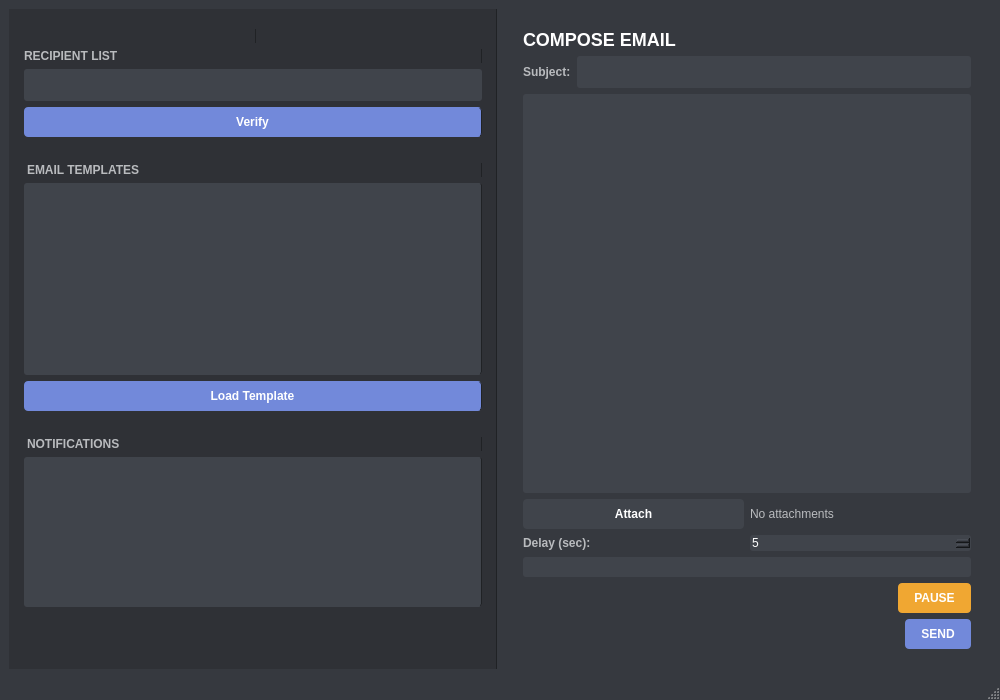
<?xml version="1.0" encoding="UTF-8"?>
<ui version="4.0">
  <class>MainWindow</class>
  <widget class="QMainWindow" name="MainWindow">
    <property name="geometry">
      <rect>
        <x>0</x>
        <y>0</y>
        <width>1000</width>
        <height>700</height>
      </rect>
    </property>
    <property name="windowTitle">
      <string>InboxIN</string>
    </property>
    <property name="styleSheet">
      <string>
        QMainWindow {
          background-color: #36393f;
          font-family: 'Segoe UI', Arial;
        }
        QPushButton {
          border-radius: 4px;
          padding: 8px;
          font-weight: bold;
        }
      </string>
    </property>
    <widget class="QWidget" name="centralwidget">
      <layout class="QHBoxLayout" name="horizontalLayout">
        <!-- Left Panel -->
        <item>
          <widget class="QWidget" name="leftPanel">
            <property name="minimumWidth">
              <number>300</number>
            </property>
            <property name="styleSheet">
              <string>
                background-color: #2f3136;
                border-right: 1px solid #202225;
              </string>
            </property>
            <layout class="QVBoxLayout" name="verticalLayout">
              <property name="leftMargin">
                <number>15</number>
              </property>
              <property name="topMargin">
                <number>20</number>
              </property>
              <property name="rightMargin">
                <number>15</number>
              </property>
              <property name="bottomMargin">
                <number>20</number>
              </property>

              <!-- Logo -->
              <item alignment="Qt::AlignHCenter">
                <widget class="QLabel" name="Logo"/>
              </item>

              <!-- Recipient Section -->
              <item>
                <widget class="QLabel" name="filetxt">
                  <property name="styleSheet">
                    <string>
                      color: #b9bbbe;
                      font-size: 12px;
                      font-weight: bold;
                    </string>
                  </property>
                  <property name="text">
                    <string>RECIPIENT LIST</string>
                  </property>
                </widget>
              </item>
              <item>
                <widget class="QLineEdit" name="emailfile">
                  <property name="styleSheet">
                    <string>
                      background-color: #40444b;
                      color: white;
                      border-radius: 3px;
                      padding: 8px;
                      border: none;
                    </string>
                  </property>
                </widget>
              </item>
              <item>
                <widget class="QPushButton" name="checkbtn">
                  <property name="styleSheet">
                    <string>
                      background-color: #7289da;
                      color: white;
                    </string>
                  </property>
                  <property name="text">
                    <string>Verify</string>
                  </property>
                </widget>
              </item>

              <!-- Email Templates Section -->
              <item>
                <widget class="QLabel" name="lblTemplates">
                  <property name="styleSheet">
                    <string>
                      color: #b9bbbe;
                      font-weight: bold;
                      font-size: 12px;
                      margin-top: 20px;
                    </string>
                  </property>
                  <property name="text">
                    <string>EMAIL TEMPLATES</string>
                  </property>
                </widget>
              </item>
              <item>
                <widget class="QListWidget" name="templateList">
                  <property name="styleSheet">
                    <string>
                      background-color: #40444b;
                      color: white;
                      border-radius: 3px;
                    </string>
                  </property>
                </widget>
              </item>
              <item>
                <widget class="QPushButton" name="btnLoadTemplate">
                  <property name="styleSheet">
                    <string>
                      background-color: #7289da;
                      color: white;
                    </string>
                  </property>
                  <property name="text">
                    <string>Load Template</string>
                  </property>
                </widget>
              </item>

              <!-- Notification Center -->
              <item>
                <widget class="QLabel" name="lblNotifications">
                  <property name="styleSheet">
                    <string>
                      color: #b9bbbe;
                      font-weight: bold;
                      font-size: 12px;
                      margin-top: 20px;
                    </string>
                  </property>
                  <property name="text">
                    <string>NOTIFICATIONS</string>
                  </property>
                </widget>
              </item>
              <item>
                <widget class="QListWidget" name="notificationList">
                  <property name="styleSheet">
                    <string>
                      background-color: #40444b;
                      color: white;
                      border-radius: 3px;
                      max-height: 150px;
                    </string>
                  </property>
                </widget>
              </item>

              <item>
                <spacer name="verticalSpacer">
                  <property name="orientation">
                    <enum>Qt::Vertical</enum>
                  </property>
                  <property name="sizeHint" stdset="0">
                    <size>
                      <width>20</width>
                      <height>40</height>
                    </size>
                  </property>
                </spacer>
              </item>
            </layout>
          </widget>
        </item>

        <!-- Right Panel -->
        <item>
          <widget class="QWidget" name="rightPanel">
            <property name="styleSheet">
              <string>background-color: #36393f;</string>
            </property>
            <layout class="QVBoxLayout" name="verticalLayout_2">
              <property name="leftMargin">
                <number>20</number>
              </property>
              <property name="topMargin">
                <number>20</number>
              </property>
              <property name="rightMargin">
                <number>20</number>
              </property>
              <property name="bottomMargin">
                <number>20</number>
              </property>

              <!-- Email Composition -->
              <item>
                <widget class="QLabel" name="label">
                  <property name="styleSheet">
                    <string>
                      color: white;
                      font-size: 18px;
                      font-weight: bold;
                    </string>
                  </property>
                  <property name="text">
                    <string>COMPOSE EMAIL</string>
                  </property>
                </widget>
              </item>
              <item>
                <layout class="QHBoxLayout" name="horizontalLayout_2">
                  <item>
                    <widget class="QLabel" name="filetxt_2">
                      <property name="styleSheet">
                        <string>
                          color: #b9bbbe;
                          font-weight: bold;
                        </string>
                      </property>
                      <property name="text">
                        <string>Subject:</string>
                      </property>
                    </widget>
                  </item>
                  <item>
                    <widget class="QLineEdit" name="sub">
                      <property name="styleSheet">
                        <string>
                          background-color: #40444b;
                          color: white;
                          border-radius: 3px;
                          padding: 8px;
                          border: none;
                        </string>
                      </property>
                    </widget>
                  </item>
                </layout>
              </item>
              <item>
                <widget class="QPlainTextEdit" name="emailtext">
                  <property name="styleSheet">
                    <string>
                      background-color: #40444b;
                      color: white;
                      border-radius: 3px;
                      padding: 12px;
                      border: none;
                    </string>
                  </property>
                </widget>
              </item>

              <!-- Attachments -->
              <item>
                <layout class="QHBoxLayout" name="horizontalLayout_3">
                  <item>
                    <widget class="QPushButton" name="attachButton">
                      <property name="styleSheet">
                        <string>
                          background-color: #40444b;
                          color: white;
                        </string>
                      </property>
                      <property name="text">
                        <string>Attach</string>
                      </property>
                    </widget>
                  </item>
                  <item>
                    <widget class="QLabel" name="attachmentLabel">
                      <property name="styleSheet">
                        <string>
                          color: #b9bbbe;
                          font-size: 12px;
                        </string>
                      </property>
                      <property name="text">
                        <string>No attachments</string>
                      </property>
                    </widget>
                  </item>
                </layout>
              </item>

              <!-- Sending Controls -->
              <item>
                <layout class="QHBoxLayout" name="horizontalLayout_4">
                  <item>
                    <widget class="QLabel" name="delayLabel">
                      <property name="styleSheet">
                        <string>
                          color: #b9bbbe;
                          font-weight: bold;
                        </string>
                      </property>
                      <property name="text">
                        <string>Delay (sec):</string>
                      </property>
                    </widget>
                  </item>
                  <item>
                    <widget class="QSpinBox" name="delayInput">
                      <property name="styleSheet">
                        <string>
                          background-color: #40444b;
                          color: white;
                          border-radius: 3px;
                        </string>
                      </property>
                      <property name="minimum">
                        <number>0</number>
                      </property>
                      <property name="maximum">
                        <number>60</number>
                      </property>
                      <property name="value">
                        <number>5</number>
                      </property>
                    </widget>
                  </item>
                </layout>
              </item>

              <!-- Progress -->
              <item>
                <widget class="QProgressBar" name="sendProgress">
                  <property name="styleSheet">
                    <string>
                      QProgressBar {
                        border-radius: 3px;
                        background: #40444b;
                        height: 20px;
                      }
                      QProgressBar::chunk {
                        background: #7289da;
                        border-radius: 3px;
                      }
                    </string>
                  </property>
                </widget>
              </item>

              <!-- Pause/Resume Button -->
              <item alignment="Qt::AlignRight">
                <widget class="QPushButton" name="btnPauseResume">
                  <property name="styleSheet">
                    <string>
                      background-color: #f0a732;
                      color: white;
                      padding: 8px 16px;
                      border-radius: 4px;
                      font-weight: bold;
                    </string>
                  </property>
                  <property name="text">
                    <string>PAUSE</string>
                  </property>
                  <property name="enabled">
                    <bool>false</bool>
                  </property>
                </widget>
              </item>

              <!-- Send Button -->
              <item alignment="Qt::AlignRight">
                <widget class="QPushButton" name="submibtn">
                  <property name="styleSheet">
                    <string>
                      background-color: #7289da;
                      color: white;
                      padding: 8px 16px;
                    </string>
                  </property>
                  <property name="text">
                    <string>SEND</string>
                  </property>
                </widget>
              </item>
            </layout>
          </widget>
        </item>
      </layout>
    </widget>
    <widget class="QStatusBar" name="statusbar"/>
  </widget>
  <resources/>
  <connections/>
</ui>
